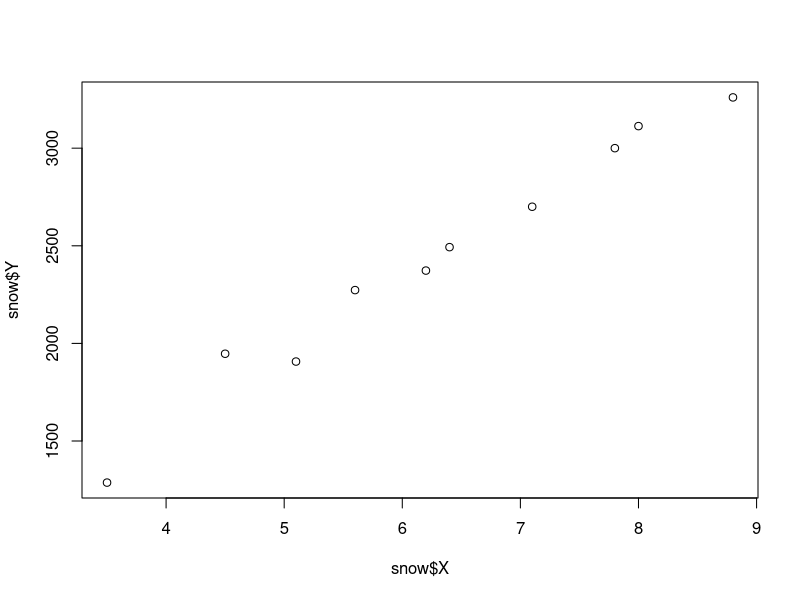

Write R code to recreate this figure.
# 线性回归

# 1 积雪融化对下游灌溉的影响

snow <- data.frame(
    X = c(5.1,3.5,7.1,6.2,8.8,7.8,4.5,5.6,8,6.4),
    Y = c(1907,1287,2700,2373,3260,3000,1947,2273,3113,2493)
)

plot(snow$X,snow$Y)

snow.lm <- lm(Y ~ 1 + X, data = snow)
summary(snow.lm)

Y <- predict(snow.lm, data.frame(X = 7),interval = "prediction",level = 0.95)
Y
